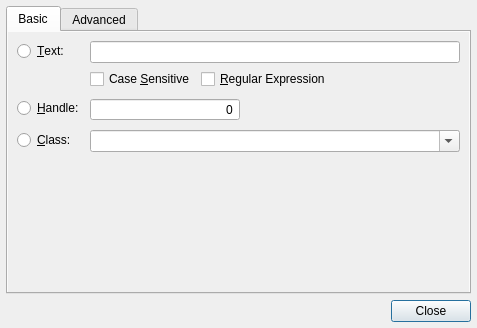
<?xml version="1.0" encoding="UTF-8"?>
<ui version="4.0">
 <class>FindDialog</class>
 <widget class="QDialog" name="FindDialog">
  <property name="geometry">
   <rect>
    <x>0</x>
    <y>0</y>
    <width>477</width>
    <height>328</height>
   </rect>
  </property>
  <property name="minimumSize">
   <size>
    <width>300</width>
    <height>200</height>
   </size>
  </property>
  <property name="windowTitle">
   <string>Find</string>
  </property>
  <layout class="QVBoxLayout" name="verticalLayout">
   <property name="spacing">
    <number>6</number>
   </property>
   <property name="leftMargin">
    <number>6</number>
   </property>
   <property name="topMargin">
    <number>6</number>
   </property>
   <property name="rightMargin">
    <number>6</number>
   </property>
   <property name="bottomMargin">
    <number>6</number>
   </property>
   <item>
    <widget class="QTabWidget" name="tabWidget">
     <property name="currentIndex">
      <number>0</number>
     </property>
     <widget class="QWidget" name="basicTab">
      <property name="autoFillBackground">
       <bool>true</bool>
      </property>
      <attribute name="title">
       <string>Basic</string>
      </attribute>
      <layout class="QFormLayout" name="formLayout">
       <property name="verticalSpacing">
        <number>9</number>
       </property>
       <item row="0" column="0">
        <widget class="QRadioButton" name="rbWindowText">
         <property name="whatsThis">
          <string>Select to use text search.</string>
         </property>
         <property name="text">
          <string>&amp;Text:</string>
         </property>
        </widget>
       </item>
       <item row="1" column="0">
        <widget class="QRadioButton" name="rbHandle">
         <property name="whatsThis">
          <string>Select to use handle search.</string>
         </property>
         <property name="text">
          <string>&amp;Handle:</string>
         </property>
        </widget>
       </item>
       <item row="2" column="0">
        <widget class="QRadioButton" name="rbWindowClass">
         <property name="whatsThis">
          <string>Select to use class search.</string>
         </property>
         <property name="text">
          <string>&amp;Class:</string>
         </property>
        </widget>
       </item>
       <item row="2" column="1">
        <widget class="WindowClassComboBox" name="cbWindowClass">
         <property name="whatsThis">
          <string>Search for window class name.</string>
         </property>
         <property name="editable">
          <bool>true</bool>
         </property>
        </widget>
       </item>
       <item row="1" column="1">
        <widget class="HexSpinBox" name="spnHandle">
         <property name="maximumSize">
          <size>
           <width>150</width>
           <height>16777215</height>
          </size>
         </property>
         <property name="whatsThis">
          <string>Search for window handle (HWND).</string>
         </property>
         <property name="alignment">
          <set>Qt::AlignRight|Qt::AlignTrailing|Qt::AlignVCenter</set>
         </property>
         <property name="buttonSymbols">
          <enum>QAbstractSpinBox::NoButtons</enum>
         </property>
        </widget>
       </item>
       <item row="0" column="1">
        <widget class="QWidget" name="widget_2" native="true">
         <layout class="QGridLayout" name="gridLayout">
          <property name="leftMargin">
           <number>0</number>
          </property>
          <property name="topMargin">
           <number>0</number>
          </property>
          <property name="rightMargin">
           <number>0</number>
          </property>
          <property name="bottomMargin">
           <number>0</number>
          </property>
          <item row="0" column="0" colspan="3">
           <widget class="QLineEdit" name="txtWindowText">
            <property name="whatsThis">
             <string>Search for window text. Enter simple text or regular expression.</string>
            </property>
           </widget>
          </item>
          <item row="1" column="0">
           <widget class="QCheckBox" name="chCaseSensitive">
            <property name="whatsThis">
             <string>Tick to enable case sensitive search.</string>
            </property>
            <property name="text">
             <string>Case &amp;Sensitive</string>
            </property>
           </widget>
          </item>
          <item row="1" column="1">
           <widget class="QCheckBox" name="chUseRegex">
            <property name="whatsThis">
             <string>Tick to enable regular expression search.</string>
            </property>
            <property name="text">
             <string>&amp;Regular Expression</string>
            </property>
           </widget>
          </item>
          <item row="1" column="2">
           <spacer name="horizontalSpacer">
            <property name="orientation">
             <enum>Qt::Horizontal</enum>
            </property>
            <property name="sizeHint" stdset="0">
             <size>
              <width>40</width>
              <height>20</height>
             </size>
            </property>
           </spacer>
          </item>
         </layout>
        </widget>
       </item>
      </layout>
     </widget>
     <widget class="QWidget" name="advancedTab">
      <property name="autoFillBackground">
       <bool>true</bool>
      </property>
      <attribute name="title">
       <string>Advanced</string>
      </attribute>
      <layout class="QGridLayout" name="gridLayout_2">
       <property name="leftMargin">
        <number>0</number>
       </property>
       <property name="topMargin">
        <number>0</number>
       </property>
       <property name="rightMargin">
        <number>0</number>
       </property>
       <property name="bottomMargin">
        <number>0</number>
       </property>
       <item row="0" column="0">
        <widget class="QScrollArea" name="scrollArea">
         <property name="frameShape">
          <enum>QFrame::NoFrame</enum>
         </property>
         <property name="frameShadow">
          <enum>QFrame::Plain</enum>
         </property>
         <property name="widgetResizable">
          <bool>true</bool>
         </property>
         <widget class="QWidget" name="criteriaWidget">
          <property name="geometry">
           <rect>
            <x>0</x>
            <y>0</y>
            <width>98</width>
            <height>33</height>
           </rect>
          </property>
          <layout class="QHBoxLayout" name="horizontalLayout">
           <property name="spacing">
            <number>0</number>
           </property>
           <property name="leftMargin">
            <number>0</number>
           </property>
           <property name="topMargin">
            <number>0</number>
           </property>
           <property name="rightMargin">
            <number>0</number>
           </property>
           <property name="bottomMargin">
            <number>0</number>
           </property>
           <item>
            <widget class="QWidget" name="booleanRelationPanel" native="true">
             <property name="minimumSize">
              <size>
               <width>60</width>
               <height>0</height>
              </size>
             </property>
             <property name="maximumSize">
              <size>
               <width>60</width>
               <height>16777215</height>
              </size>
             </property>
             <layout class="QVBoxLayout" name="booleanRelationPanelLayout">
              <property name="spacing">
               <number>7</number>
              </property>
              <property name="leftMargin">
               <number>3</number>
              </property>
              <property name="topMargin">
               <number>3</number>
              </property>
              <property name="rightMargin">
               <number>3</number>
              </property>
              <property name="bottomMargin">
               <number>3</number>
              </property>
              <item>
               <widget class="QWidget" name="padding" native="true">
                <property name="minimumSize">
                 <size>
                  <width>0</width>
                  <height>20</height>
                 </size>
                </property>
                <property name="maximumSize">
                 <size>
                  <width>16777215</width>
                  <height>20</height>
                 </size>
                </property>
               </widget>
              </item>
              <item>
               <spacer name="booleanRelationSpacer">
                <property name="orientation">
                 <enum>Qt::Vertical</enum>
                </property>
                <property name="sizeHint" stdset="0">
                 <size>
                  <width>20</width>
                  <height>40</height>
                 </size>
                </property>
               </spacer>
              </item>
             </layout>
            </widget>
           </item>
           <item>
            <widget class="QWidget" name="itemsPanel" native="true">
             <layout class="QVBoxLayout" name="itemsPanelLayout">
              <property name="spacing">
               <number>7</number>
              </property>
              <property name="leftMargin">
               <number>3</number>
              </property>
              <property name="topMargin">
               <number>5</number>
              </property>
              <property name="rightMargin">
               <number>3</number>
              </property>
              <property name="bottomMargin">
               <number>3</number>
              </property>
              <item>
               <spacer name="itemsSpacer">
                <property name="orientation">
                 <enum>Qt::Vertical</enum>
                </property>
                <property name="sizeHint" stdset="0">
                 <size>
                  <width>20</width>
                  <height>40</height>
                 </size>
                </property>
               </spacer>
              </item>
             </layout>
            </widget>
           </item>
          </layout>
         </widget>
        </widget>
       </item>
      </layout>
     </widget>
    </widget>
   </item>
   <item>
    <widget class="QDialogButtonBox" name="dialogButtons">
     <property name="orientation">
      <enum>Qt::Horizontal</enum>
     </property>
     <property name="standardButtons">
      <set>QDialogButtonBox::Close</set>
     </property>
    </widget>
   </item>
  </layout>
 </widget>
 <customwidgets>
  <customwidget>
   <class>HexSpinBox</class>
   <extends>QSpinBox</extends>
   <header>ui/custom_widgets/HexSpinBox.h</header>
  </customwidget>
  <customwidget>
   <class>WindowClassComboBox</class>
   <extends>QComboBox</extends>
   <header>ui/custom_widgets/CustomComboBoxes.h</header>
  </customwidget>
 </customwidgets>
 <tabstops>
  <tabstop>tabWidget</tabstop>
  <tabstop>rbWindowText</tabstop>
  <tabstop>txtWindowText</tabstop>
  <tabstop>chCaseSensitive</tabstop>
  <tabstop>chUseRegex</tabstop>
  <tabstop>rbHandle</tabstop>
  <tabstop>spnHandle</tabstop>
  <tabstop>rbWindowClass</tabstop>
  <tabstop>cbWindowClass</tabstop>
 </tabstops>
 <resources>
  <include location="../../qt_resources.qrc"/>
 </resources>
 <connections>
  <connection>
   <sender>dialogButtons</sender>
   <signal>accepted()</signal>
   <receiver>FindDialog</receiver>
   <slot>accept()</slot>
   <hints>
    <hint type="sourcelabel">
     <x>260</x>
     <y>241</y>
    </hint>
    <hint type="destinationlabel">
     <x>157</x>
     <y>274</y>
    </hint>
   </hints>
  </connection>
  <connection>
   <sender>dialogButtons</sender>
   <signal>rejected()</signal>
   <receiver>FindDialog</receiver>
   <slot>reject()</slot>
   <hints>
    <hint type="sourcelabel">
     <x>328</x>
     <y>241</y>
    </hint>
    <hint type="destinationlabel">
     <x>286</x>
     <y>274</y>
    </hint>
   </hints>
  </connection>
  <connection>
   <sender>rbWindowText</sender>
   <signal>clicked()</signal>
   <receiver>txtWindowText</receiver>
   <slot>setFocus()</slot>
   <hints>
    <hint type="sourcelabel">
     <x>41</x>
     <y>43</y>
    </hint>
    <hint type="destinationlabel">
     <x>98</x>
     <y>43</y>
    </hint>
   </hints>
  </connection>
  <connection>
   <sender>rbHandle</sender>
   <signal>clicked()</signal>
   <receiver>spnHandle</receiver>
   <slot>setFocus()</slot>
   <hints>
    <hint type="sourcelabel">
     <x>34</x>
     <y>99</y>
    </hint>
    <hint type="destinationlabel">
     <x>112</x>
     <y>98</y>
    </hint>
   </hints>
  </connection>
  <connection>
   <sender>rbWindowClass</sender>
   <signal>clicked()</signal>
   <receiver>cbWindowClass</receiver>
   <slot>setFocus()</slot>
   <hints>
    <hint type="sourcelabel">
     <x>39</x>
     <y>127</y>
    </hint>
    <hint type="destinationlabel">
     <x>108</x>
     <y>130</y>
    </hint>
   </hints>
  </connection>
 </connections>
</ui>
